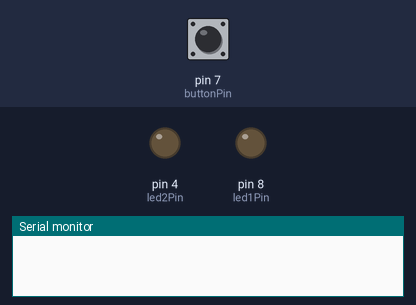
A sketch run on a simulated Arduino Uno, built with avr-gcc and run on an emulated ATmega328P. Parts: output pins drawn as LEDs (lit = HIGH), the last lines printed to the serial monitor. The test bench sets the inputs (shaded band); at power-on: pin 7 (buttonPin) LOW.

Above: at 2.2 s.
2.3 s: pin 7 (buttonPin) pulled HIGH for 0.15 s
At 3.5 s:
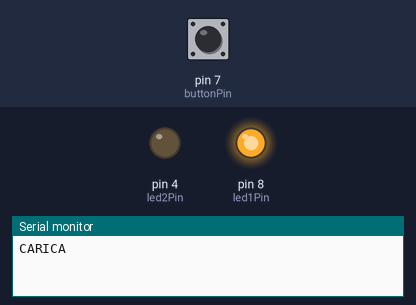
3.9 s: pin 7 (buttonPin) pulled HIGH for 1 s
At 4.8 s:
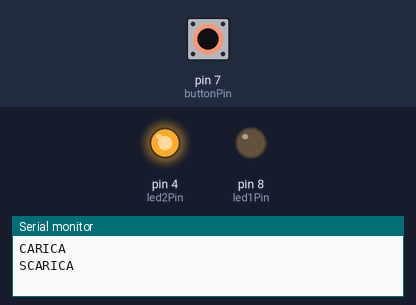
7.9 s: pin 7 (buttonPin) pulled HIGH for 3.2 s
At 9.0 s:
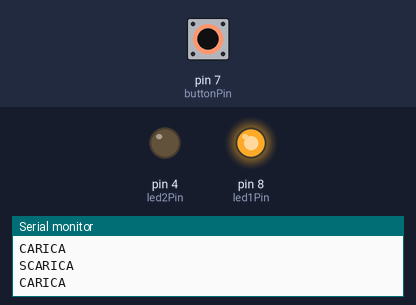
Timing chart, 0 to 10.9 s (numbered marks = the images above; inputs shaded):
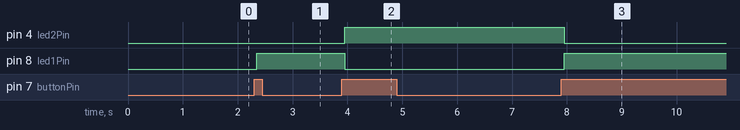

Measured:
- after the input at 2.3 s, pin 8 (led1Pin): LOW → HIGH after 0.05 s
- after the input at 3.9 s, pin 4 (led2Pin): LOW → HIGH after 0.05 s; pin 8 (led1Pin): HIGH → LOW after 0.05 s
- after the input at 7.9 s, pin 4 (led2Pin): HIGH → LOW after 0.05 s; pin 8 (led1Pin): LOW → HIGH after 0.05 s

The sketch:

scanner-led.ino
```cpp
/*
 * Barcode Scanner and LED Control using Arduino
 *
 * This sketch utilizes an Arduino board to control two LEDs (LED 1 and LED 2) and read barcode data from a barcode scanner module
 * using SoftwareSerial communication. It also monitors a pushbutton to toggle between different LED states.
 * LED 1 is associated with the "CARICA" state and LED 2 is associated with the "SCARICA" state.
 *
 * Components Used:
 * - Arduino board
 * - Two LEDs (LED 1 and LED 2)
 * - Pushbutton
 * - Barcode scanner module (connected via SoftwareSerial on pins 2 (RX) and 3 (TX))
 *
 * Pin Configuration:
 * - LED 1: Connected to pin 8
 * - LED 2: Connected to pin 4
 * - Pushbutton: Connected to pin 7
 * - Barcode scanner module RX: Connected to pin 2
 * - Barcode scanner module TX: Connected to pin 3
 *
 * The sketch reads barcode data from the scanner and toggles between LED states based on button presses.
 * When a barcode is read, it is printed to the Serial Monitor.
 *
 */

#include <SoftwareSerial.h>

// this constant won't change:
const int buttonPin = 7;  // the pin that the pushbutton is attached to
const int led1Pin = 8;    // the pin that the LED 1 is attached to
const int led2Pin = 4;    // the pin that te LED 2 is attached to
SoftwareSerial barcodeSerial(2, 3); // RX black cable, TX yellow cable

// Variables will change:
int led1 = 0;               // current state of the led 1
int led2 = 0;               // current state of the led 2
int buttonState = 0;        // current state of the button
int lastButtonState = 0;    // previous state of the button

int dataLength = 0;
unsigned long lastCharTime = 0;
const unsigned long timeout = 100;  // Timeout in milliseconds


void setup() {

  // initialize the button pin as a input:
  pinMode(buttonPin, INPUT);
  // initialize the LED 1 as an output:
  pinMode(led1Pin, OUTPUT);
  // initialize the LED 2 as an output:
  pinMode(led2Pin, OUTPUT);
  // initialize serial communication:
  Serial.begin(9600);
  barcodeSerial.begin(9600);
  delay(1000);
}


void loop() {

  char barcodeData[15];
  // while there are bytes available
  while (barcodeSerial.available()) {
    char c = barcodeSerial.read();
    lastCharTime = millis();  // Update last character time

    if (dataLength < sizeof(barcodeData) - 1) {
      barcodeData[dataLength++] = c;
    }
  }

  if (dataLength > 0 && millis() - lastCharTime > timeout) {
    barcodeData[dataLength] = '\0';  // Add null terminator
    Serial.println(String(barcodeData));
    dataLength = 0;
  }

  // read the pushbutton input pin:
  buttonState = digitalRead(buttonPin);

  // compare the buttonState to its previous state
  if (buttonState != lastButtonState) {
    // if the state has changed, increment the counter
    if (buttonState == HIGH) {
      // if the state has changed (the botton is pressed), change the led status (on or off)
      if (led1 == 0){
        led1 = 1; // led1 status on
        led2 = 0; // led2 status off
        Serial.println("CARICA");
      } else {
        led1 = 0; // led1 status off
        led2 = 1; // led2 status on
        Serial.println("SCARICA");
      }
    }
    // Delay a little bit to avoid bouncing
    delay(50);
  }
  // save the current state as the last state, for next time through the loop
  lastButtonState = buttonState;

  // if the led 1 status is on set the led on HIGH else on LOW
  if (led1 == 1){
    digitalWrite(led1Pin, HIGH);
  } else {
    digitalWrite(led1Pin, LOW);
  }

  // if the led 2 status is on set the led on HIGH else on LOW
  if (led2 == 1){
    digitalWrite(led2Pin, HIGH);
  } else {
    digitalWrite(led2Pin, LOW);
  }

}
```
